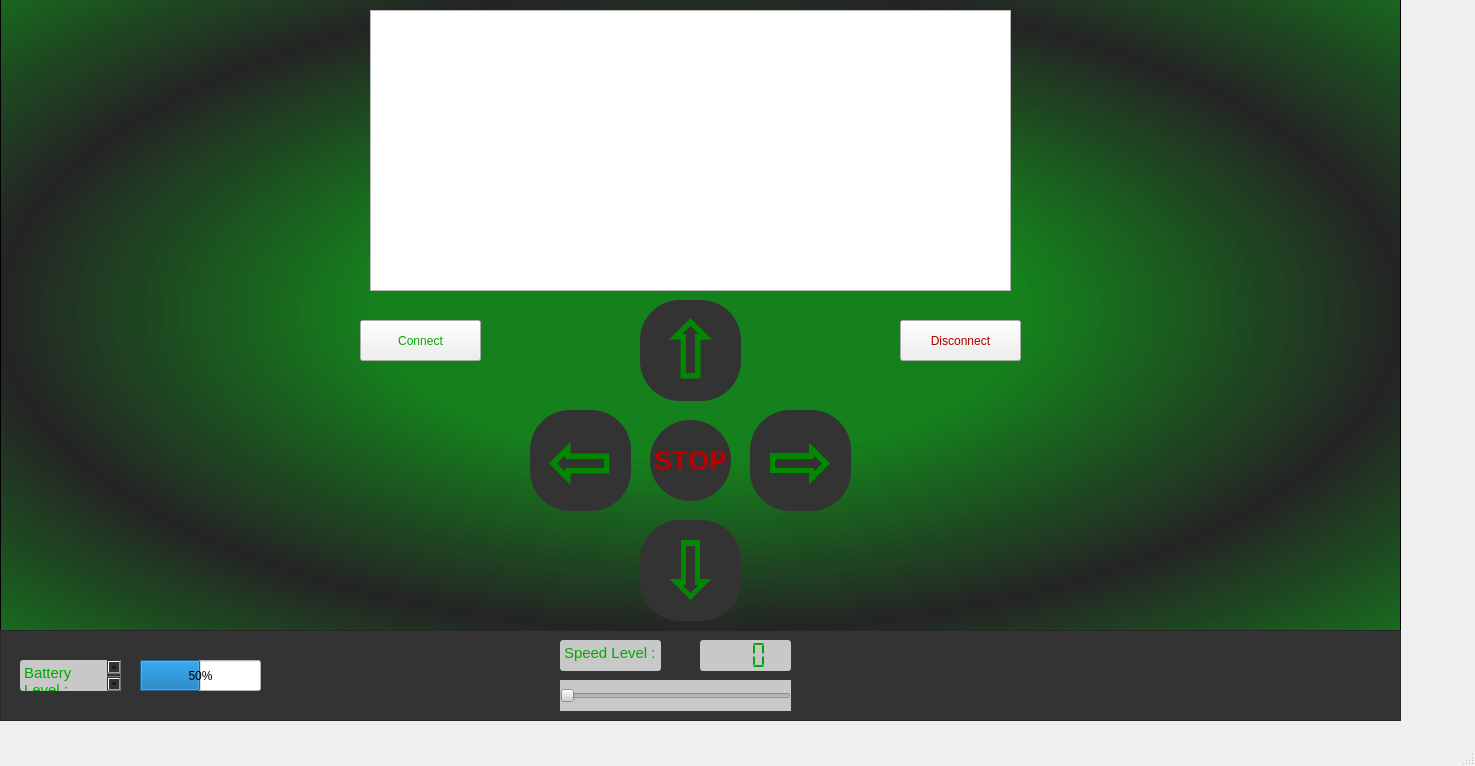
<?xml version="1.0" encoding="UTF-8"?>
<ui version="4.0">
 <class>MainWindow</class>
 <widget class="QMainWindow" name="MainWindow">
  <property name="geometry">
   <rect>
    <x>0</x>
    <y>0</y>
    <width>1475</width>
    <height>766</height>
   </rect>
  </property>
  <property name="windowTitle">
   <string>MainWindow</string>
  </property>
  <property name="styleSheet">
   <string notr="true"/>
  </property>
  <widget class="QWidget" name="centralwidget">
   <widget class="QFrame" name="WifiBot_Info">
    <property name="geometry">
     <rect>
      <x>0</x>
      <y>630</y>
      <width>1401</width>
      <height>91</height>
     </rect>
    </property>
    <property name="styleSheet">
     <string notr="true">background-color : #333 ;</string>
    </property>
    <property name="frameShape">
     <enum>QFrame::StyledPanel</enum>
    </property>
    <property name="frameShadow">
     <enum>QFrame::Raised</enum>
    </property>
    <widget class="QTextEdit" name="Front_Right_Speed_Label_4">
     <property name="geometry">
      <rect>
       <x>560</x>
       <y>10</y>
       <width>101</width>
       <height>31</height>
      </rect>
     </property>
     <property name="font">
      <font>
       <pointsize>8</pointsize>
      </font>
     </property>
     <property name="styleSheet">
      <string notr="true">background-color: rgb(200, 200, 200);
color: rgb(0, 170, 0);
border-radius : 3px ;</string>
     </property>
     <property name="html">
      <string>&lt;!DOCTYPE HTML PUBLIC &quot;-//W3C//DTD HTML 4.0//EN&quot; &quot;http://www.w3.org/TR/REC-html40/strict.dtd&quot;&gt;
&lt;html&gt;&lt;head&gt;&lt;meta name=&quot;qrichtext&quot; content=&quot;1&quot; /&gt;&lt;meta charset=&quot;utf-8&quot; /&gt;&lt;style type=&quot;text/css&quot;&gt;
p, li { white-space: pre-wrap; }
hr { height: 1px; border-width: 0; }
li.unchecked::marker { content: &quot;\2610&quot;; }
li.checked::marker { content: &quot;\2612&quot;; }
&lt;/style&gt;&lt;/head&gt;&lt;body style=&quot; font-family:'Segoe UI'; font-size:8pt; font-weight:400; font-style:normal;&quot;&gt;
&lt;p style=&quot; margin-top:0px; margin-bottom:0px; margin-left:0px; margin-right:0px; -qt-block-indent:0; text-indent:0px;&quot;&gt;&lt;span style=&quot; font-size:11pt;&quot;&gt;Speed Level :&lt;/span&gt;&lt;/p&gt;&lt;/body&gt;&lt;/html&gt;</string>
     </property>
    </widget>
    <widget class="QSlider" name="SetSpeed">
     <property name="geometry">
      <rect>
       <x>560</x>
       <y>50</y>
       <width>231</width>
       <height>31</height>
      </rect>
     </property>
     <property name="styleSheet">
      <string notr="true">background-color: rgb(200, 200, 200);
color: rgb(0, 170, 0);</string>
     </property>
     <property name="inputMethodHints">
      <set>Qt::ImhNone</set>
     </property>
     <property name="maximum">
      <number>230</number>
     </property>
     <property name="tracking">
      <bool>true</bool>
     </property>
     <property name="orientation">
      <enum>Qt::Horizontal</enum>
     </property>
    </widget>
    <widget class="QTextEdit" name="Front_Right_Speed_Label_2">
     <property name="geometry">
      <rect>
       <x>20</x>
       <y>30</y>
       <width>101</width>
       <height>31</height>
      </rect>
     </property>
     <property name="font">
      <font>
       <pointsize>8</pointsize>
      </font>
     </property>
     <property name="styleSheet">
      <string notr="true">background-color: rgb(200, 200, 200);
color: rgb(0, 170, 0);
border-radius : 3px ;</string>
     </property>
     <property name="html">
      <string>&lt;!DOCTYPE HTML PUBLIC &quot;-//W3C//DTD HTML 4.0//EN&quot; &quot;http://www.w3.org/TR/REC-html40/strict.dtd&quot;&gt;
&lt;html&gt;&lt;head&gt;&lt;meta name=&quot;qrichtext&quot; content=&quot;1&quot; /&gt;&lt;meta charset=&quot;utf-8&quot; /&gt;&lt;style type=&quot;text/css&quot;&gt;
p, li { white-space: pre-wrap; }
hr { height: 1px; border-width: 0; }
li.unchecked::marker { content: &quot;\2610&quot;; }
li.checked::marker { content: &quot;\2612&quot;; }
&lt;/style&gt;&lt;/head&gt;&lt;body style=&quot; font-family:'Segoe UI'; font-size:8pt; font-weight:400; font-style:normal;&quot;&gt;
&lt;p style=&quot; margin-top:0px; margin-bottom:0px; margin-left:0px; margin-right:0px; -qt-block-indent:0; text-indent:0px;&quot;&gt;&lt;span style=&quot; font-size:11pt;&quot;&gt;Battery Level :&lt;/span&gt;&lt;/p&gt;&lt;/body&gt;&lt;/html&gt;</string>
     </property>
    </widget>
    <widget class="QProgressBar" name="Battery_Level">
     <property name="geometry">
      <rect>
       <x>140</x>
       <y>30</y>
       <width>121</width>
       <height>31</height>
      </rect>
     </property>
     <property name="styleSheet">
      <string notr="true">background-color: rgb(255, 255, 255);
color: rgb(0, 0, 0);
</string>
     </property>
     <property name="value">
      <number>50</number>
     </property>
    </widget>
    <widget class="QLCDNumber" name="SpeedLCD">
     <property name="geometry">
      <rect>
       <x>700</x>
       <y>10</y>
       <width>91</width>
       <height>31</height>
      </rect>
     </property>
     <property name="font">
      <font>
       <pointsize>12</pointsize>
      </font>
     </property>
     <property name="styleSheet">
      <string notr="true">background-color: rgb(200, 200, 200);
color: rgb(0, 170, 0);
border-radius : 3px ;</string>
     </property>
     <property name="smallDecimalPoint">
      <bool>false</bool>
     </property>
     <property name="digitCount">
      <number>3</number>
     </property>
     <property name="mode">
      <enum>QLCDNumber::Dec</enum>
     </property>
     <property name="segmentStyle">
      <enum>QLCDNumber::Flat</enum>
     </property>
     <property name="value" stdset="0">
      <double>0.000000000000000</double>
     </property>
     <property name="intValue" stdset="0">
      <number>0</number>
     </property>
    </widget>
   </widget>
   <widget class="QPushButton" name="Down_Arrow">
    <property name="geometry">
     <rect>
      <x>640</x>
      <y>520</y>
      <width>101</width>
      <height>101</height>
     </rect>
    </property>
    <property name="palette">
     <palette>
      <active>
       <colorrole role="WindowText">
        <brush brushstyle="SolidPattern">
         <color alpha="255">
          <red>0</red>
          <green>136</green>
          <blue>0</blue>
         </color>
        </brush>
       </colorrole>
       <colorrole role="Button">
        <brush brushstyle="SolidPattern">
         <color alpha="255">
          <red>51</red>
          <green>51</green>
          <blue>51</blue>
         </color>
        </brush>
       </colorrole>
       <colorrole role="Text">
        <brush brushstyle="SolidPattern">
         <color alpha="255">
          <red>0</red>
          <green>136</green>
          <blue>0</blue>
         </color>
        </brush>
       </colorrole>
       <colorrole role="ButtonText">
        <brush brushstyle="SolidPattern">
         <color alpha="255">
          <red>0</red>
          <green>136</green>
          <blue>0</blue>
         </color>
        </brush>
       </colorrole>
       <colorrole role="Base">
        <brush brushstyle="SolidPattern">
         <color alpha="255">
          <red>51</red>
          <green>51</green>
          <blue>51</blue>
         </color>
        </brush>
       </colorrole>
       <colorrole role="Window">
        <brush brushstyle="SolidPattern">
         <color alpha="255">
          <red>51</red>
          <green>51</green>
          <blue>51</blue>
         </color>
        </brush>
       </colorrole>
       <colorrole role="PlaceholderText">
        <brush brushstyle="SolidPattern">
         <color alpha="128">
          <red>0</red>
          <green>136</green>
          <blue>0</blue>
         </color>
        </brush>
       </colorrole>
      </active>
      <inactive>
       <colorrole role="WindowText">
        <brush brushstyle="SolidPattern">
         <color alpha="255">
          <red>0</red>
          <green>136</green>
          <blue>0</blue>
         </color>
        </brush>
       </colorrole>
       <colorrole role="Button">
        <brush brushstyle="SolidPattern">
         <color alpha="255">
          <red>51</red>
          <green>51</green>
          <blue>51</blue>
         </color>
        </brush>
       </colorrole>
       <colorrole role="Text">
        <brush brushstyle="SolidPattern">
         <color alpha="255">
          <red>0</red>
          <green>136</green>
          <blue>0</blue>
         </color>
        </brush>
       </colorrole>
       <colorrole role="ButtonText">
        <brush brushstyle="SolidPattern">
         <color alpha="255">
          <red>0</red>
          <green>136</green>
          <blue>0</blue>
         </color>
        </brush>
       </colorrole>
       <colorrole role="Base">
        <brush brushstyle="SolidPattern">
         <color alpha="255">
          <red>51</red>
          <green>51</green>
          <blue>51</blue>
         </color>
        </brush>
       </colorrole>
       <colorrole role="Window">
        <brush brushstyle="SolidPattern">
         <color alpha="255">
          <red>51</red>
          <green>51</green>
          <blue>51</blue>
         </color>
        </brush>
       </colorrole>
       <colorrole role="PlaceholderText">
        <brush brushstyle="SolidPattern">
         <color alpha="128">
          <red>0</red>
          <green>136</green>
          <blue>0</blue>
         </color>
        </brush>
       </colorrole>
      </inactive>
      <disabled>
       <colorrole role="WindowText">
        <brush brushstyle="SolidPattern">
         <color alpha="255">
          <red>0</red>
          <green>136</green>
          <blue>0</blue>
         </color>
        </brush>
       </colorrole>
       <colorrole role="Button">
        <brush brushstyle="SolidPattern">
         <color alpha="255">
          <red>51</red>
          <green>51</green>
          <blue>51</blue>
         </color>
        </brush>
       </colorrole>
       <colorrole role="Text">
        <brush brushstyle="SolidPattern">
         <color alpha="255">
          <red>0</red>
          <green>136</green>
          <blue>0</blue>
         </color>
        </brush>
       </colorrole>
       <colorrole role="ButtonText">
        <brush brushstyle="SolidPattern">
         <color alpha="255">
          <red>0</red>
          <green>136</green>
          <blue>0</blue>
         </color>
        </brush>
       </colorrole>
       <colorrole role="Base">
        <brush brushstyle="SolidPattern">
         <color alpha="255">
          <red>51</red>
          <green>51</green>
          <blue>51</blue>
         </color>
        </brush>
       </colorrole>
       <colorrole role="Window">
        <brush brushstyle="SolidPattern">
         <color alpha="255">
          <red>51</red>
          <green>51</green>
          <blue>51</blue>
         </color>
        </brush>
       </colorrole>
       <colorrole role="PlaceholderText">
        <brush brushstyle="SolidPattern">
         <color alpha="128">
          <red>0</red>
          <green>136</green>
          <blue>0</blue>
         </color>
        </brush>
       </colorrole>
      </disabled>
     </palette>
    </property>
    <property name="font">
     <font>
      <pointsize>60</pointsize>
      <bold>true</bold>
      <stylestrategy>NoAntialias</stylestrategy>
      <kerning>true</kerning>
     </font>
    </property>
    <property name="cursor">
     <cursorShape>PointingHandCursor</cursorShape>
    </property>
    <property name="styleSheet">
     <string notr="true">background-color : #333 ;
color : #080 ;
border-radius : 40px ;</string>
    </property>
    <property name="text">
     <string>⇩</string>
    </property>
   </widget>
   <widget class="QPushButton" name="Up_Arrow">
    <property name="geometry">
     <rect>
      <x>640</x>
      <y>300</y>
      <width>101</width>
      <height>101</height>
     </rect>
    </property>
    <property name="palette">
     <palette>
      <active>
       <colorrole role="WindowText">
        <brush brushstyle="SolidPattern">
         <color alpha="255">
          <red>0</red>
          <green>136</green>
          <blue>0</blue>
         </color>
        </brush>
       </colorrole>
       <colorrole role="Button">
        <brush brushstyle="SolidPattern">
         <color alpha="255">
          <red>51</red>
          <green>51</green>
          <blue>51</blue>
         </color>
        </brush>
       </colorrole>
       <colorrole role="Text">
        <brush brushstyle="SolidPattern">
         <color alpha="255">
          <red>0</red>
          <green>136</green>
          <blue>0</blue>
         </color>
        </brush>
       </colorrole>
       <colorrole role="ButtonText">
        <brush brushstyle="SolidPattern">
         <color alpha="255">
          <red>0</red>
          <green>136</green>
          <blue>0</blue>
         </color>
        </brush>
       </colorrole>
       <colorrole role="Base">
        <brush brushstyle="SolidPattern">
         <color alpha="255">
          <red>51</red>
          <green>51</green>
          <blue>51</blue>
         </color>
        </brush>
       </colorrole>
       <colorrole role="Window">
        <brush brushstyle="SolidPattern">
         <color alpha="255">
          <red>51</red>
          <green>51</green>
          <blue>51</blue>
         </color>
        </brush>
       </colorrole>
       <colorrole role="PlaceholderText">
        <brush brushstyle="SolidPattern">
         <color alpha="128">
          <red>0</red>
          <green>136</green>
          <blue>0</blue>
         </color>
        </brush>
       </colorrole>
      </active>
      <inactive>
       <colorrole role="WindowText">
        <brush brushstyle="SolidPattern">
         <color alpha="255">
          <red>0</red>
          <green>136</green>
          <blue>0</blue>
         </color>
        </brush>
       </colorrole>
       <colorrole role="Button">
        <brush brushstyle="SolidPattern">
         <color alpha="255">
          <red>51</red>
          <green>51</green>
          <blue>51</blue>
         </color>
        </brush>
       </colorrole>
       <colorrole role="Text">
        <brush brushstyle="SolidPattern">
         <color alpha="255">
          <red>0</red>
          <green>136</green>
          <blue>0</blue>
         </color>
        </brush>
       </colorrole>
       <colorrole role="ButtonText">
        <brush brushstyle="SolidPattern">
         <color alpha="255">
          <red>0</red>
          <green>136</green>
          <blue>0</blue>
         </color>
        </brush>
       </colorrole>
       <colorrole role="Base">
        <brush brushstyle="SolidPattern">
         <color alpha="255">
          <red>51</red>
          <green>51</green>
          <blue>51</blue>
         </color>
        </brush>
       </colorrole>
       <colorrole role="Window">
        <brush brushstyle="SolidPattern">
         <color alpha="255">
          <red>51</red>
          <green>51</green>
          <blue>51</blue>
         </color>
        </brush>
       </colorrole>
       <colorrole role="PlaceholderText">
        <brush brushstyle="SolidPattern">
         <color alpha="128">
          <red>0</red>
          <green>136</green>
          <blue>0</blue>
         </color>
        </brush>
       </colorrole>
      </inactive>
      <disabled>
       <colorrole role="WindowText">
        <brush brushstyle="SolidPattern">
         <color alpha="255">
          <red>0</red>
          <green>136</green>
          <blue>0</blue>
         </color>
        </brush>
       </colorrole>
       <colorrole role="Button">
        <brush brushstyle="SolidPattern">
         <color alpha="255">
          <red>51</red>
          <green>51</green>
          <blue>51</blue>
         </color>
        </brush>
       </colorrole>
       <colorrole role="Text">
        <brush brushstyle="SolidPattern">
         <color alpha="255">
          <red>0</red>
          <green>136</green>
          <blue>0</blue>
         </color>
        </brush>
       </colorrole>
       <colorrole role="ButtonText">
        <brush brushstyle="SolidPattern">
         <color alpha="255">
          <red>0</red>
          <green>136</green>
          <blue>0</blue>
         </color>
        </brush>
       </colorrole>
       <colorrole role="Base">
        <brush brushstyle="SolidPattern">
         <color alpha="255">
          <red>51</red>
          <green>51</green>
          <blue>51</blue>
         </color>
        </brush>
       </colorrole>
       <colorrole role="Window">
        <brush brushstyle="SolidPattern">
         <color alpha="255">
          <red>51</red>
          <green>51</green>
          <blue>51</blue>
         </color>
        </brush>
       </colorrole>
       <colorrole role="PlaceholderText">
        <brush brushstyle="SolidPattern">
         <color alpha="128">
          <red>0</red>
          <green>136</green>
          <blue>0</blue>
         </color>
        </brush>
       </colorrole>
      </disabled>
     </palette>
    </property>
    <property name="font">
     <font>
      <pointsize>60</pointsize>
      <bold>true</bold>
     </font>
    </property>
    <property name="cursor">
     <cursorShape>PointingHandCursor</cursorShape>
    </property>
    <property name="styleSheet">
     <string notr="true">background-color : #333 ;
color : #080 ;
border-radius : 40px ;</string>
    </property>
    <property name="text">
     <string>⇧</string>
    </property>
   </widget>
   <widget class="QPushButton" name="Right_Arrow">
    <property name="geometry">
     <rect>
      <x>750</x>
      <y>410</y>
      <width>101</width>
      <height>101</height>
     </rect>
    </property>
    <property name="palette">
     <palette>
      <active>
       <colorrole role="WindowText">
        <brush brushstyle="SolidPattern">
         <color alpha="255">
          <red>0</red>
          <green>136</green>
          <blue>0</blue>
         </color>
        </brush>
       </colorrole>
       <colorrole role="Button">
        <brush brushstyle="SolidPattern">
         <color alpha="255">
          <red>51</red>
          <green>51</green>
          <blue>51</blue>
         </color>
        </brush>
       </colorrole>
       <colorrole role="Text">
        <brush brushstyle="SolidPattern">
         <color alpha="255">
          <red>0</red>
          <green>136</green>
          <blue>0</blue>
         </color>
        </brush>
       </colorrole>
       <colorrole role="ButtonText">
        <brush brushstyle="SolidPattern">
         <color alpha="255">
          <red>0</red>
          <green>136</green>
          <blue>0</blue>
         </color>
        </brush>
       </colorrole>
       <colorrole role="Base">
        <brush brushstyle="SolidPattern">
         <color alpha="255">
          <red>51</red>
          <green>51</green>
          <blue>51</blue>
         </color>
        </brush>
       </colorrole>
       <colorrole role="Window">
        <brush brushstyle="SolidPattern">
         <color alpha="255">
          <red>51</red>
          <green>51</green>
          <blue>51</blue>
         </color>
        </brush>
       </colorrole>
       <colorrole role="PlaceholderText">
        <brush brushstyle="SolidPattern">
         <color alpha="128">
          <red>0</red>
          <green>136</green>
          <blue>0</blue>
         </color>
        </brush>
       </colorrole>
      </active>
      <inactive>
       <colorrole role="WindowText">
        <brush brushstyle="SolidPattern">
         <color alpha="255">
          <red>0</red>
          <green>136</green>
          <blue>0</blue>
         </color>
        </brush>
       </colorrole>
       <colorrole role="Button">
        <brush brushstyle="SolidPattern">
         <color alpha="255">
          <red>51</red>
          <green>51</green>
          <blue>51</blue>
         </color>
        </brush>
       </colorrole>
       <colorrole role="Text">
        <brush brushstyle="SolidPattern">
         <color alpha="255">
          <red>0</red>
          <green>136</green>
          <blue>0</blue>
         </color>
        </brush>
       </colorrole>
       <colorrole role="ButtonText">
        <brush brushstyle="SolidPattern">
         <color alpha="255">
          <red>0</red>
          <green>136</green>
          <blue>0</blue>
         </color>
        </brush>
       </colorrole>
       <colorrole role="Base">
        <brush brushstyle="SolidPattern">
         <color alpha="255">
          <red>51</red>
          <green>51</green>
          <blue>51</blue>
         </color>
        </brush>
       </colorrole>
       <colorrole role="Window">
        <brush brushstyle="SolidPattern">
         <color alpha="255">
          <red>51</red>
          <green>51</green>
          <blue>51</blue>
         </color>
        </brush>
       </colorrole>
       <colorrole role="PlaceholderText">
        <brush brushstyle="SolidPattern">
         <color alpha="128">
          <red>0</red>
          <green>136</green>
          <blue>0</blue>
         </color>
        </brush>
       </colorrole>
      </inactive>
      <disabled>
       <colorrole role="WindowText">
        <brush brushstyle="SolidPattern">
         <color alpha="255">
          <red>0</red>
          <green>136</green>
          <blue>0</blue>
         </color>
        </brush>
       </colorrole>
       <colorrole role="Button">
        <brush brushstyle="SolidPattern">
         <color alpha="255">
          <red>51</red>
          <green>51</green>
          <blue>51</blue>
         </color>
        </brush>
       </colorrole>
       <colorrole role="Text">
        <brush brushstyle="SolidPattern">
         <color alpha="255">
          <red>0</red>
          <green>136</green>
          <blue>0</blue>
         </color>
        </brush>
       </colorrole>
       <colorrole role="ButtonText">
        <brush brushstyle="SolidPattern">
         <color alpha="255">
          <red>0</red>
          <green>136</green>
          <blue>0</blue>
         </color>
        </brush>
       </colorrole>
       <colorrole role="Base">
        <brush brushstyle="SolidPattern">
         <color alpha="255">
          <red>51</red>
          <green>51</green>
          <blue>51</blue>
         </color>
        </brush>
       </colorrole>
       <colorrole role="Window">
        <brush brushstyle="SolidPattern">
         <color alpha="255">
          <red>51</red>
          <green>51</green>
          <blue>51</blue>
         </color>
        </brush>
       </colorrole>
       <colorrole role="PlaceholderText">
        <brush brushstyle="SolidPattern">
         <color alpha="128">
          <red>0</red>
          <green>136</green>
          <blue>0</blue>
         </color>
        </brush>
       </colorrole>
      </disabled>
     </palette>
    </property>
    <property name="font">
     <font>
      <pointsize>60</pointsize>
      <bold>true</bold>
      <stylestrategy>NoAntialias</stylestrategy>
     </font>
    </property>
    <property name="cursor">
     <cursorShape>PointingHandCursor</cursorShape>
    </property>
    <property name="styleSheet">
     <string notr="true">background-color : #333 ;
color : #080 ;
border-radius : 40px ;</string>
    </property>
    <property name="text">
     <string>⇨</string>
    </property>
   </widget>
   <widget class="QPushButton" name="Left_Arrow">
    <property name="geometry">
     <rect>
      <x>530</x>
      <y>410</y>
      <width>101</width>
      <height>101</height>
     </rect>
    </property>
    <property name="palette">
     <palette>
      <active>
       <colorrole role="WindowText">
        <brush brushstyle="SolidPattern">
         <color alpha="255">
          <red>0</red>
          <green>136</green>
          <blue>0</blue>
         </color>
        </brush>
       </colorrole>
       <colorrole role="Button">
        <brush brushstyle="SolidPattern">
         <color alpha="255">
          <red>51</red>
          <green>51</green>
          <blue>51</blue>
         </color>
        </brush>
       </colorrole>
       <colorrole role="Text">
        <brush brushstyle="SolidPattern">
         <color alpha="255">
          <red>0</red>
          <green>136</green>
          <blue>0</blue>
         </color>
        </brush>
       </colorrole>
       <colorrole role="ButtonText">
        <brush brushstyle="SolidPattern">
         <color alpha="255">
          <red>0</red>
          <green>136</green>
          <blue>0</blue>
         </color>
        </brush>
       </colorrole>
       <colorrole role="Base">
        <brush brushstyle="SolidPattern">
         <color alpha="255">
          <red>51</red>
          <green>51</green>
          <blue>51</blue>
         </color>
        </brush>
       </colorrole>
       <colorrole role="Window">
        <brush brushstyle="SolidPattern">
         <color alpha="255">
          <red>51</red>
          <green>51</green>
          <blue>51</blue>
         </color>
        </brush>
       </colorrole>
       <colorrole role="PlaceholderText">
        <brush brushstyle="SolidPattern">
         <color alpha="128">
          <red>0</red>
          <green>136</green>
          <blue>0</blue>
         </color>
        </brush>
       </colorrole>
      </active>
      <inactive>
       <colorrole role="WindowText">
        <brush brushstyle="SolidPattern">
         <color alpha="255">
          <red>0</red>
          <green>136</green>
          <blue>0</blue>
         </color>
        </brush>
       </colorrole>
       <colorrole role="Button">
        <brush brushstyle="SolidPattern">
         <color alpha="255">
          <red>51</red>
          <green>51</green>
          <blue>51</blue>
         </color>
        </brush>
       </colorrole>
       <colorrole role="Text">
        <brush brushstyle="SolidPattern">
         <color alpha="255">
          <red>0</red>
          <green>136</green>
          <blue>0</blue>
         </color>
        </brush>
       </colorrole>
       <colorrole role="ButtonText">
        <brush brushstyle="SolidPattern">
         <color alpha="255">
          <red>0</red>
          <green>136</green>
          <blue>0</blue>
         </color>
        </brush>
       </colorrole>
       <colorrole role="Base">
        <brush brushstyle="SolidPattern">
         <color alpha="255">
          <red>51</red>
          <green>51</green>
          <blue>51</blue>
         </color>
        </brush>
       </colorrole>
       <colorrole role="Window">
        <brush brushstyle="SolidPattern">
         <color alpha="255">
          <red>51</red>
          <green>51</green>
          <blue>51</blue>
         </color>
        </brush>
       </colorrole>
       <colorrole role="PlaceholderText">
        <brush brushstyle="SolidPattern">
         <color alpha="128">
          <red>0</red>
          <green>136</green>
          <blue>0</blue>
         </color>
        </brush>
       </colorrole>
      </inactive>
      <disabled>
       <colorrole role="WindowText">
        <brush brushstyle="SolidPattern">
         <color alpha="255">
          <red>0</red>
          <green>136</green>
          <blue>0</blue>
         </color>
        </brush>
       </colorrole>
       <colorrole role="Button">
        <brush brushstyle="SolidPattern">
         <color alpha="255">
          <red>51</red>
          <green>51</green>
          <blue>51</blue>
         </color>
        </brush>
       </colorrole>
       <colorrole role="Text">
        <brush brushstyle="SolidPattern">
         <color alpha="255">
          <red>0</red>
          <green>136</green>
          <blue>0</blue>
         </color>
        </brush>
       </colorrole>
       <colorrole role="ButtonText">
        <brush brushstyle="SolidPattern">
         <color alpha="255">
          <red>0</red>
          <green>136</green>
          <blue>0</blue>
         </color>
        </brush>
       </colorrole>
       <colorrole role="Base">
        <brush brushstyle="SolidPattern">
         <color alpha="255">
          <red>51</red>
          <green>51</green>
          <blue>51</blue>
         </color>
        </brush>
       </colorrole>
       <colorrole role="Window">
        <brush brushstyle="SolidPattern">
         <color alpha="255">
          <red>51</red>
          <green>51</green>
          <blue>51</blue>
         </color>
        </brush>
       </colorrole>
       <colorrole role="PlaceholderText">
        <brush brushstyle="SolidPattern">
         <color alpha="128">
          <red>0</red>
          <green>136</green>
          <blue>0</blue>
         </color>
        </brush>
       </colorrole>
      </disabled>
     </palette>
    </property>
    <property name="font">
     <font>
      <pointsize>60</pointsize>
      <bold>true</bold>
     </font>
    </property>
    <property name="cursor">
     <cursorShape>PointingHandCursor</cursorShape>
    </property>
    <property name="styleSheet">
     <string notr="true">background-color : #333 ;
color : #080 ;
border-radius : 40px ;</string>
    </property>
    <property name="text">
     <string>⇦</string>
    </property>
   </widget>
   <widget class="QPushButton" name="Connect">
    <property name="geometry">
     <rect>
      <x>360</x>
      <y>320</y>
      <width>121</width>
      <height>41</height>
     </rect>
    </property>
    <property name="styleSheet">
     <string notr="true">color: rgb(0, 170, 0);</string>
    </property>
    <property name="text">
     <string>Connect</string>
    </property>
   </widget>
   <widget class="QPushButton" name="Disconnect">
    <property name="geometry">
     <rect>
      <x>900</x>
      <y>320</y>
      <width>121</width>
      <height>41</height>
     </rect>
    </property>
    <property name="styleSheet">
     <string notr="true">color: rgb(170, 0, 0);</string>
    </property>
    <property name="text">
     <string>Disconnect</string>
    </property>
   </widget>
   <widget class="QGraphicsView" name="graphicsView">
    <property name="geometry">
     <rect>
      <x>0</x>
      <y>-10</y>
      <width>1401</width>
      <height>641</height>
     </rect>
    </property>
    <property name="styleSheet">
     <string notr="true">background-color: qradialgradient(spread:reflect, cx:0.5, cy:0.5, radius:0.5, fx:0.5, fy:0.5, stop:0.463303 rgba(0, 118, 8, 233), stop:1 rgba(36, 36, 36, 255));
</string>
    </property>
   </widget>
   <widget class="QPushButton" name="STOP">
    <property name="geometry">
     <rect>
      <x>650</x>
      <y>420</y>
      <width>81</width>
      <height>81</height>
     </rect>
    </property>
    <property name="palette">
     <palette>
      <active>
       <colorrole role="WindowText">
        <brush brushstyle="SolidPattern">
         <color alpha="255">
          <red>187</red>
          <green>0</green>
          <blue>0</blue>
         </color>
        </brush>
       </colorrole>
       <colorrole role="Button">
        <brush brushstyle="SolidPattern">
         <color alpha="255">
          <red>51</red>
          <green>51</green>
          <blue>51</blue>
         </color>
        </brush>
       </colorrole>
       <colorrole role="Text">
        <brush brushstyle="SolidPattern">
         <color alpha="255">
          <red>187</red>
          <green>0</green>
          <blue>0</blue>
         </color>
        </brush>
       </colorrole>
       <colorrole role="ButtonText">
        <brush brushstyle="SolidPattern">
         <color alpha="255">
          <red>187</red>
          <green>0</green>
          <blue>0</blue>
         </color>
        </brush>
       </colorrole>
       <colorrole role="Base">
        <brush brushstyle="SolidPattern">
         <color alpha="255">
          <red>51</red>
          <green>51</green>
          <blue>51</blue>
         </color>
        </brush>
       </colorrole>
       <colorrole role="Window">
        <brush brushstyle="SolidPattern">
         <color alpha="255">
          <red>51</red>
          <green>51</green>
          <blue>51</blue>
         </color>
        </brush>
       </colorrole>
       <colorrole role="PlaceholderText">
        <brush brushstyle="SolidPattern">
         <color alpha="128">
          <red>187</red>
          <green>0</green>
          <blue>0</blue>
         </color>
        </brush>
       </colorrole>
      </active>
      <inactive>
       <colorrole role="WindowText">
        <brush brushstyle="SolidPattern">
         <color alpha="255">
          <red>187</red>
          <green>0</green>
          <blue>0</blue>
         </color>
        </brush>
       </colorrole>
       <colorrole role="Button">
        <brush brushstyle="SolidPattern">
         <color alpha="255">
          <red>51</red>
          <green>51</green>
          <blue>51</blue>
         </color>
        </brush>
       </colorrole>
       <colorrole role="Text">
        <brush brushstyle="SolidPattern">
         <color alpha="255">
          <red>187</red>
          <green>0</green>
          <blue>0</blue>
         </color>
        </brush>
       </colorrole>
       <colorrole role="ButtonText">
        <brush brushstyle="SolidPattern">
         <color alpha="255">
          <red>187</red>
          <green>0</green>
          <blue>0</blue>
         </color>
        </brush>
       </colorrole>
       <colorrole role="Base">
        <brush brushstyle="SolidPattern">
         <color alpha="255">
          <red>51</red>
          <green>51</green>
          <blue>51</blue>
         </color>
        </brush>
       </colorrole>
       <colorrole role="Window">
        <brush brushstyle="SolidPattern">
         <color alpha="255">
          <red>51</red>
          <green>51</green>
          <blue>51</blue>
         </color>
        </brush>
       </colorrole>
       <colorrole role="PlaceholderText">
        <brush brushstyle="SolidPattern">
         <color alpha="128">
          <red>187</red>
          <green>0</green>
          <blue>0</blue>
         </color>
        </brush>
       </colorrole>
      </inactive>
      <disabled>
       <colorrole role="WindowText">
        <brush brushstyle="SolidPattern">
         <color alpha="255">
          <red>187</red>
          <green>0</green>
          <blue>0</blue>
         </color>
        </brush>
       </colorrole>
       <colorrole role="Button">
        <brush brushstyle="SolidPattern">
         <color alpha="255">
          <red>51</red>
          <green>51</green>
          <blue>51</blue>
         </color>
        </brush>
       </colorrole>
       <colorrole role="Text">
        <brush brushstyle="SolidPattern">
         <color alpha="255">
          <red>187</red>
          <green>0</green>
          <blue>0</blue>
         </color>
        </brush>
       </colorrole>
       <colorrole role="ButtonText">
        <brush brushstyle="SolidPattern">
         <color alpha="255">
          <red>187</red>
          <green>0</green>
          <blue>0</blue>
         </color>
        </brush>
       </colorrole>
       <colorrole role="Base">
        <brush brushstyle="SolidPattern">
         <color alpha="255">
          <red>51</red>
          <green>51</green>
          <blue>51</blue>
         </color>
        </brush>
       </colorrole>
       <colorrole role="Window">
        <brush brushstyle="SolidPattern">
         <color alpha="255">
          <red>51</red>
          <green>51</green>
          <blue>51</blue>
         </color>
        </brush>
       </colorrole>
       <colorrole role="PlaceholderText">
        <brush brushstyle="SolidPattern">
         <color alpha="128">
          <red>187</red>
          <green>0</green>
          <blue>0</blue>
         </color>
        </brush>
       </colorrole>
      </disabled>
     </palette>
    </property>
    <property name="font">
     <font>
      <pointsize>20</pointsize>
      <bold>true</bold>
     </font>
    </property>
    <property name="cursor">
     <cursorShape>PointingHandCursor</cursorShape>
    </property>
    <property name="styleSheet">
     <string notr="true">background-color : #333 ;
color : #b00 ;
border-radius : 40px ;</string>
    </property>
    <property name="text">
     <string>STOP</string>
    </property>
   </widget>
   <widget class="QGraphicsView" name="graphicsView_2">
    <property name="geometry">
     <rect>
      <x>370</x>
      <y>10</y>
      <width>641</width>
      <height>281</height>
     </rect>
    </property>
   </widget>
   <zorder>graphicsView</zorder>
   <zorder>WifiBot_Info</zorder>
   <zorder>Down_Arrow</zorder>
   <zorder>Up_Arrow</zorder>
   <zorder>Right_Arrow</zorder>
   <zorder>Left_Arrow</zorder>
   <zorder>Connect</zorder>
   <zorder>Disconnect</zorder>
   <zorder>STOP</zorder>
   <zorder>graphicsView_2</zorder>
  </widget>
  <widget class="QMenuBar" name="menubar">
   <property name="geometry">
    <rect>
     <x>0</x>
     <y>0</y>
     <width>1475</width>
     <height>21</height>
    </rect>
   </property>
  </widget>
  <widget class="QStatusBar" name="statusbar"/>
 </widget>
 <resources/>
 <connections/>
</ui>
